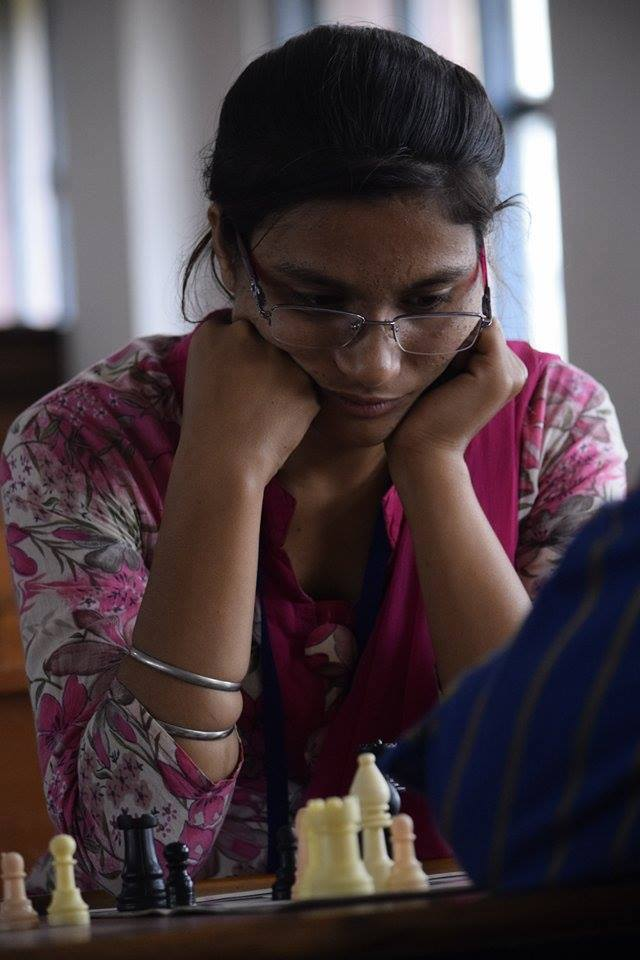
//> input picture me.jpg, 640 x 960 px
$ ./main_desktop   (built with g++ and OpenCV 4)
//> lines starting //> are read from the running program, lines starting //| are printed output that depends on the picture; after the words box and inside, x2 and y2 are one past the last pixel; in counts of white or black regions, pixels touching at a corner belong together
//header files
#include "opencv2/highgui/highgui.hpp"
#include "opencv2/opencv.hpp"
#include<iostream>

//namespaces
using namespace cv;
using namespace std;

int main()
{
	//read the image data in the file "me.jpg" and store it in 'img'
        Mat img = imread("me.jpg", CV_LOAD_IMAGE_UNCHANGED);
//> img is the input picture: 960 rows x 640 cols, CV_8UC3; mean B, G, R 70.4, 66.3, 78.6

	//check whether the image is loaded or not
        if(img.empty())
        {
                cout<<"Error:Image cannot be loaded..!!"<<endl;
		//wait for a key press
                system("pause");
               // return -1;
        }

	//create windows to display the image
        namedWindow("OriginalWindow", CV_WINDOW_AUTOSIZE);
	namedWindow("MyWindow", CV_WINDOW_AUTOSIZE);
	namedWindow("MyWindow2", CV_WINDOW_AUTOSIZE);

	//display the image which is stored in the 'img' in the "MyWindow" window
        imshow("OriginalWindow", img);


	Mat gray;
	Mat edges;
	Mat mask;

	cvtColor(img, gray, CV_BGR2GRAY);
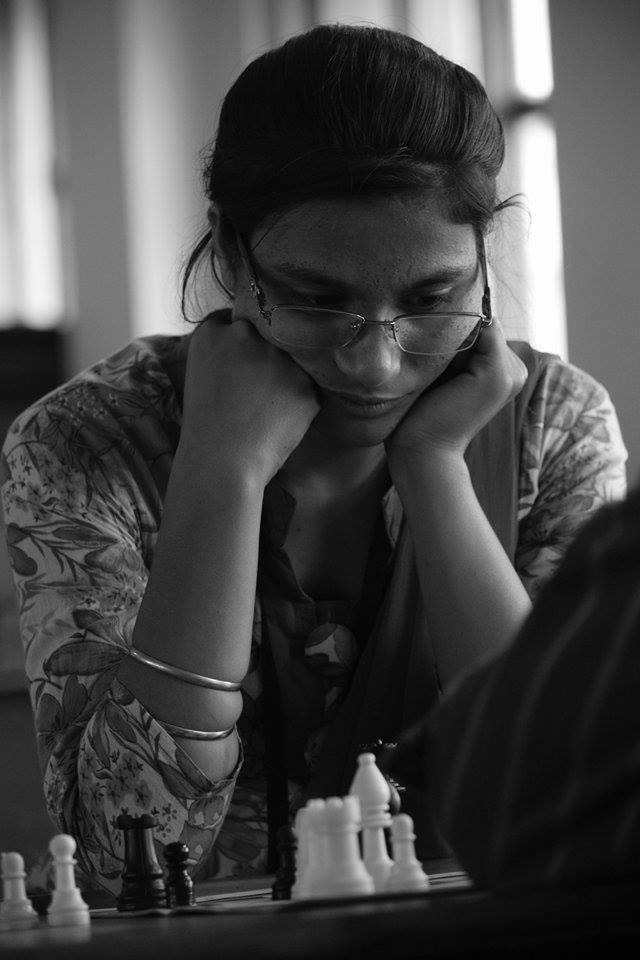
//> gray: 960 rows x 640 cols, CV_8UC1; min 0, max 255, mean 70.4
	const int MEDIAN_BLUR_FILTER_SIZE = 7;
	medianBlur(gray, gray, MEDIAN_BLUR_FILTER_SIZE);

	const int LAPLACIAN_FILTER_SIZE = 5;
	Laplacian(gray, edges, CV_8U, LAPLACIAN_FILTER_SIZE);
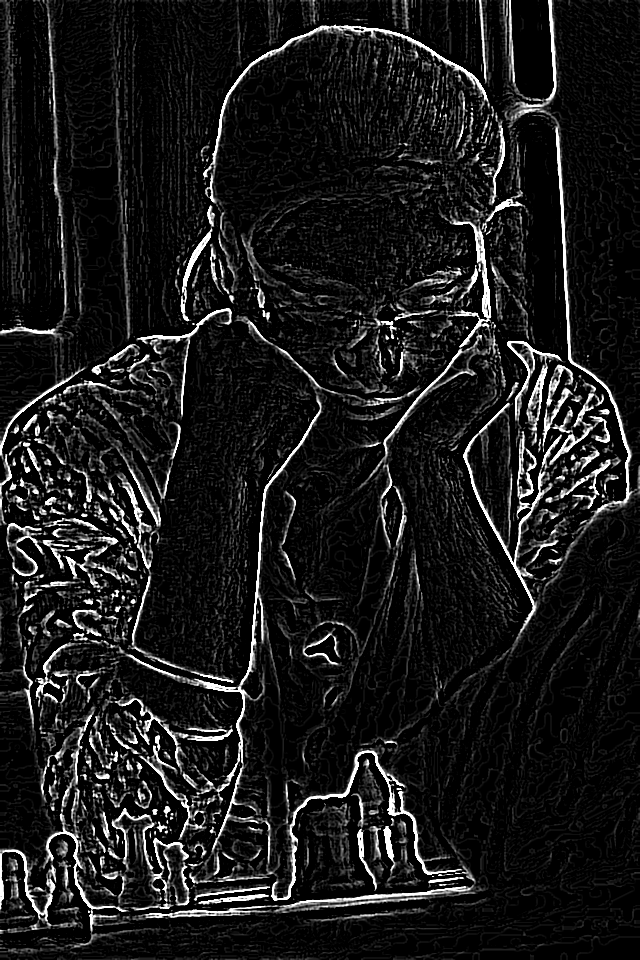
//> edges: 960 rows x 640 cols, CV_8UC1; min 0, max 255, mean 25.9

	const int EDGES_THRESHOLD = 80;
	threshold(edges, mask, EDGES_THRESHOLD, 255, THRESH_BINARY_INV);
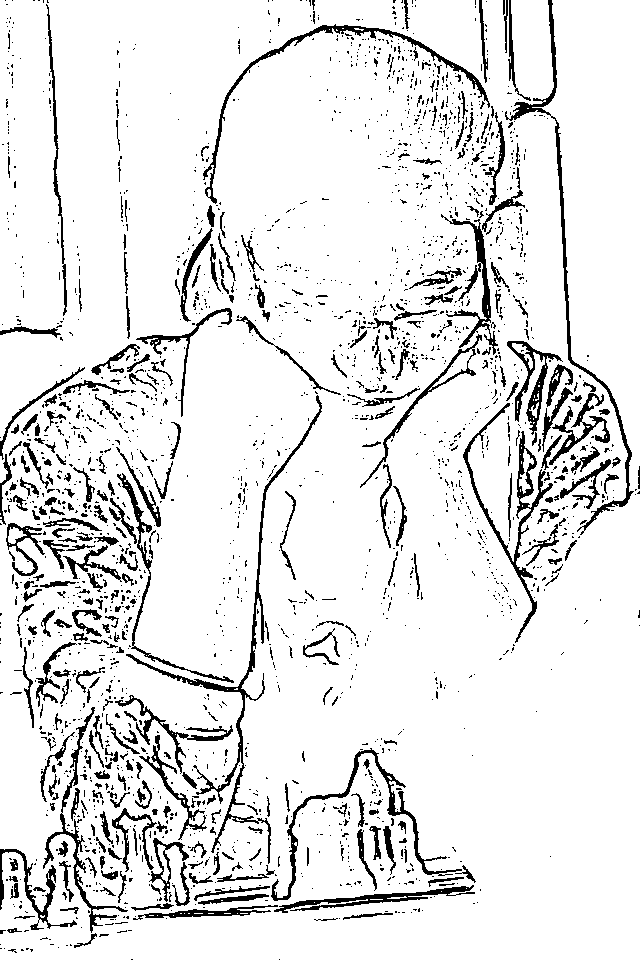
//> mask: 960 rows x 640 cols, CV_8UC1; 90.3% white; 2343 black regions (1989 under 20 px), largest, box (x1, y1, x2, y2) and area: (126, 395, 322, 864) 2798, (505, 0, 634, 535) 2431, (463, 403, 553, 643) 2041

	imshow("MyWindow", mask);

	//For painting
	Size size = img.size();
//> size = Size(640, 960)
	Size smallSize;
	smallSize.width = size.width/2;
//> smallSize = Size(320, 0)
	smallSize.height = size.height/2;
//> smallSize = Size(320, 480)
	Mat smallImg = Mat (smallSize, CV_8UC3);
	resize(img, smallImg, smallSize, 0, 0, INTER_LINEAR);

	Mat tmp = Mat (smallSize, CV_8UC3);
	// Repetitions for strong cartoon effect.
	int repetitions = 7;
	for (int i=0; i<repetitions; i++) {
	//Filter size. Has a large effect on speed.
	int ksize = 9;
	double sigmaColor = 9;
	double sigmaSpace = 7;
	bilateralFilter (smallImg, tmp, ksize, sigmaColor, sigmaSpace);
	bilateralFilter (tmp, smallImg, ksize, sigmaColor, sigmaSpace);
	}

	Mat bigImg;
	Mat mask1;
	resize(smallImg, bigImg, size, 0, 0, INTER_LINEAR);

	bigImg.copyTo(mask1);

	imshow("MyWindow2", mask1);

        waitKey(0);   //wait infinite time for a keypress
        destroyWindow("MyWindow");  //destroy the window with the name, "MyWindow"

        return 0;
}
